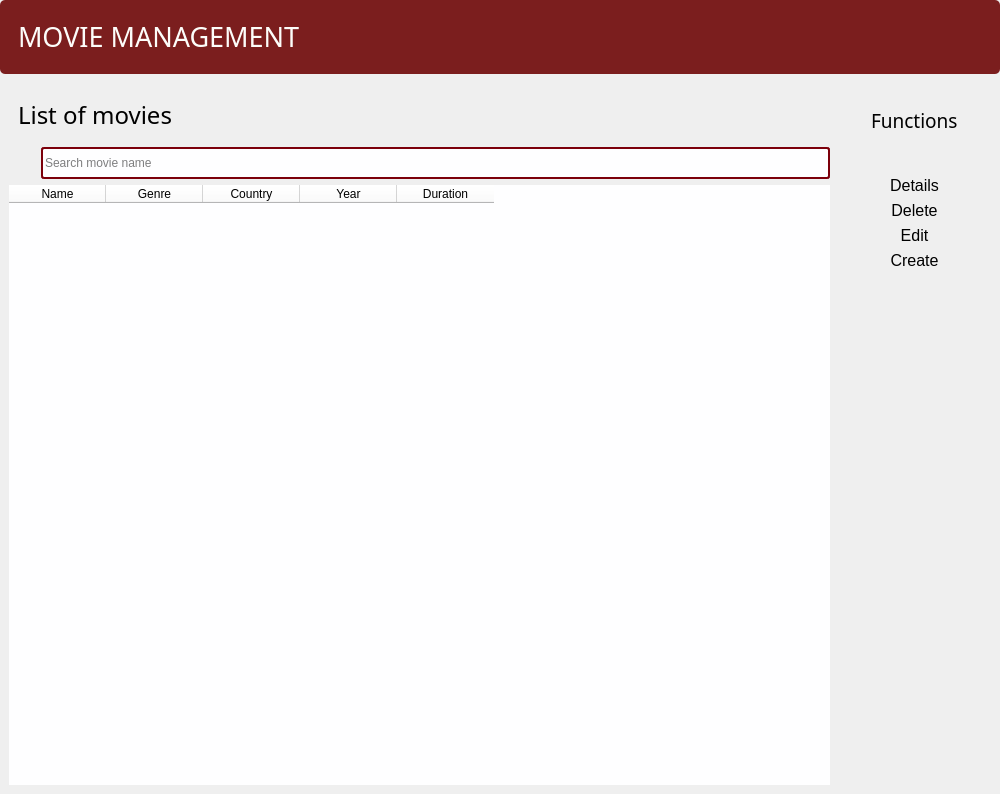
      <widget class="QWidget" name="tab_MovieManagement">
       <property name="minimumSize">
        <size>
         <width>1000</width>
         <height>650</height>
        </size>
       </property>
       <property name="styleSheet">
        <string notr="true"/>
       </property>
       <attribute name="icon">
        <iconset resource="../../utils/resources.qrc">
         <normaloff>:/Menu/images/icons_menu/cinema_ic.png</normaloff>:/Menu/images/icons_menu/cinema_ic.png</iconset>
       </attribute>
       <attribute name="title">
        <string/>
       </attribute>
       <layout class="QGridLayout" name="gridLayout_3">
        <property name="leftMargin">
         <number>0</number>
        </property>
        <property name="topMargin">
         <number>0</number>
        </property>
        <property name="rightMargin">
         <number>0</number>
        </property>
        <property name="bottomMargin">
         <number>0</number>
        </property>
        <property name="spacing">
         <number>0</number>
        </property>
        <item row="0" column="0">
         <widget class="QWidget" name="mainBody" native="true">
          <property name="sizePolicy">
           <sizepolicy hsizetype="Preferred" vsizetype="Preferred">
            <horstretch>0</horstretch>
            <verstretch>0</verstretch>
           </sizepolicy>
          </property>
          <property name="styleSheet">
           <string notr="true"/>
          </property>
          <layout class="QVBoxLayout" name="verticalLayout">
           <property name="spacing">
            <number>6</number>
           </property>
           <property name="sizeConstraint">
            <enum>QLayout::SetDefaultConstraint</enum>
           </property>
           <property name="leftMargin">
            <number>0</number>
           </property>
           <property name="topMargin">
            <number>0</number>
           </property>
           <property name="rightMargin">
            <number>0</number>
           </property>
           <property name="bottomMargin">
            <number>0</number>
           </property>
           <item>
            <widget class="QWidget" name="headerFrame" native="true">
             <property name="styleSheet">
              <string notr="true">background-color: rgb(123, 30, 30);
    border-radius: 5px;</string>
             </property>
             <layout class="QHBoxLayout" name="horizontalLayout_2">
              <property name="spacing">
               <number>0</number>
              </property>
              <property name="leftMargin">
               <number>9</number>
              </property>
              <property name="topMargin">
               <number>9</number>
              </property>
              <property name="rightMargin">
               <number>9</number>
              </property>
              <property name="bottomMargin">
               <number>10</number>
              </property>
              <item alignment="Qt::AlignLeft">
               <widget class="QWidget" name="widget_2" native="true">
                <layout class="QHBoxLayout" name="horizontalLayout_3">
                 <item>
                  <widget class="QLabel" name="appHeader">
                   <property name="font">
                    <font>
                     <family>Segoe UI Black</family>
                     <pointsize>20</pointsize>
                     <weight>10</weight>
                     <italic>false</italic>
                     <bold>false</bold>
                    </font>
                   </property>
                   <property name="styleSheet">
                    <string notr="true">font: 87 20pt &quot;Segoe UI Black&quot;;
color: rgb(253, 253, 250);</string>
                   </property>
                   <property name="text">
                    <string>MOVIE MANAGEMENT</string>
                   </property>
                  </widget>
                 </item>
                </layout>
               </widget>
              </item>
             </layout>
            </widget>
           </item>
           <item>
            <widget class="QWidget" name="mainFrame" native="true">
             <property name="sizePolicy">
              <sizepolicy hsizetype="Preferred" vsizetype="Preferred">
               <horstretch>0</horstretch>
               <verstretch>0</verstretch>
              </sizepolicy>
             </property>
             <property name="styleSheet">
              <string notr="true">border: None</string>
             </property>
             <layout class="QHBoxLayout" name="horizontalLayout_12">
              <property name="spacing">
               <number>5</number>
              </property>
              <property name="leftMargin">
               <number>0</number>
              </property>
              <property name="topMargin">
               <number>0</number>
              </property>
              <property name="rightMargin">
               <number>9</number>
              </property>
              <property name="bottomMargin">
               <number>0</number>
              </property>
              <item alignment="Qt::AlignTop">
               <widget class="QWidget" name="widget_5" native="true">
                <property name="minimumSize">
                 <size>
                  <width>0</width>
                  <height>0</height>
                 </size>
                </property>
                <layout class="QVBoxLayout" name="verticalLayout_6">
                 <item>
                  <widget class="QFrame" name="frame_5">
                   <property name="font">
                    <font>
                     <pointsize>12</pointsize>
                     <weight>75</weight>
                     <bold>true</bold>
                    </font>
                   </property>
                   <property name="frameShape">
                    <enum>QFrame::StyledPanel</enum>
                   </property>
                   <property name="frameShadow">
                    <enum>QFrame::Raised</enum>
                   </property>
                   <layout class="QHBoxLayout" name="horizontalLayout_13">
                    <item alignment="Qt::AlignLeft|Qt::AlignTop">
                     <widget class="QLabel" name="label_14">
                      <property name="font">
                       <font>
                        <family>Segoe UI Black</family>
                        <pointsize>18</pointsize>
                        <weight>10</weight>
                        <italic>false</italic>
                        <bold>false</bold>
                       </font>
                      </property>
                      <property name="styleSheet">
                       <string notr="true">font: 87 18pt &quot;Segoe UI Black&quot;;</string>
                      </property>
                      <property name="text">
                       <string>List of movies</string>
                      </property>
                     </widget>
                    </item>
                   </layout>
                  </widget>
                 </item>
                 <item alignment="Qt::AlignTop">
                  <widget class="QFrame" name="searchMoiveName">
                   <property name="minimumSize">
                    <size>
                     <width>190</width>
                     <height>0</height>
                    </size>
                   </property>
                   <property name="styleSheet">
                    <string notr="true"/>
                   </property>
                   <property name="frameShape">
                    <enum>QFrame::StyledPanel</enum>
                   </property>
                   <property name="frameShadow">
                    <enum>QFrame::Raised</enum>
                   </property>
                   <layout class="QHBoxLayout" name="horizontalLayout_54">
                    <property name="spacing">
                     <number>0</number>
                    </property>
                    <property name="leftMargin">
                     <number>0</number>
                    </property>
                    <property name="topMargin">
                     <number>0</number>
                    </property>
                    <property name="rightMargin">
                     <number>0</number>
                    </property>
                    <property name="bottomMargin">
                     <number>0</number>
                    </property>
                    <item>
                     <widget class="QLabel" name="label_54">
                      <property name="minimumSize">
                       <size>
                        <width>32</width>
                        <height>32</height>
                       </size>
                      </property>
                      <property name="maximumSize">
                       <size>
                        <width>32</width>
                        <height>32</height>
                       </size>
                      </property>
                      <property name="text">
                       <string/>
                      </property>
                      <property name="pixmap">
                       <pixmap resource="../../utils/resources.qrc">:/RedIcons/images/icons/RedIcons/search_ic.svg</pixmap>
                      </property>
                      <property name="scaledContents">
                       <bool>true</bool>
                      </property>
                     </widget>
                    </item>
                    <item>
                     <widget class="QLineEdit" name="lineEdit_6">
                      <property name="sizePolicy">
                       <sizepolicy hsizetype="Expanding" vsizetype="Preferred">
                        <horstretch>0</horstretch>
                        <verstretch>0</verstretch>
                       </sizepolicy>
                      </property>
                      <property name="minimumSize">
                       <size>
                        <width>0</width>
                        <height>25</height>
                       </size>
                      </property>
                      <property name="styleSheet">
                       <string notr="true">background-color: rgb(254, 254, 255);
font: 13pt &quot;Sans Serif Collection&quot;;
    border-radius: 3px;
    border: 2px solid #7c000b;</string>
                      </property>
                      <property name="placeholderText">
                       <string>Search movie name</string>
                      </property>
                     </widget>
                    </item>
                   </layout>
                  </widget>
                 </item>
                 <item>
                  <widget class="QTableWidget" name="tableWidget">
                   <property name="sizePolicy">
                    <sizepolicy hsizetype="Preferred" vsizetype="Preferred">
                     <horstretch>0</horstretch>
                     <verstretch>0</verstretch>
                    </sizepolicy>
                   </property>
                   <property name="minimumSize">
                    <size>
                     <width>600</width>
                     <height>600</height>
                    </size>
                   </property>
                   <property name="maximumSize">
                    <size>
                     <width>16777215</width>
                     <height>16777215</height>
                    </size>
                   </property>
                   <property name="styleSheet">
                    <string notr="true">background-color: rgb(254, 254, 255);
font: 75 bold 12pt &quot;MS Shell Dlg 2&quot;;</string>
                   </property>
                   <property name="inputMethodHints">
                    <set>Qt::ImhUppercaseOnly</set>
                   </property>
                   <property name="dragDropMode">
                    <enum>QAbstractItemView::NoDragDrop</enum>
                   </property>
                   <property name="columnCount">
                    <number>5</number>
                   </property>
                   <attribute name="horizontalHeaderDefaultSectionSize">
                    <number>97</number>
                   </attribute>
                   <column>
                    <property name="text">
                     <string>Name</string>
                    </property>
                   </column>
                   <column>
                    <property name="text">
                     <string>Genre</string>
                    </property>
                   </column>
                   <column>
                    <property name="text">
                     <string>Country</string>
                    </property>
                   </column>
                   <column>
                    <property name="text">
                     <string>Year</string>
                    </property>
                   </column>
                   <column>
                    <property name="text">
                     <string>Duration</string>
                    </property>
                   </column>
                  </widget>
                 </item>
                </layout>
               </widget>
              </item>
              <item>
               <widget class="QWidget" name="widget_6" native="true">
                <property name="minimumSize">
                 <size>
                  <width>0</width>
                  <height>500</height>
                 </size>
                </property>
                <property name="styleSheet">
                 <string notr="true">border: None</string>
                </property>
                <layout class="QVBoxLayout" name="verticalLayout_7">
                 <property name="rightMargin">
                  <number>15</number>
                 </property>
                 <item>
                  <widget class="QFrame" name="frame_14">
                   <property name="styleSheet">
                    <string notr="true">border: None</string>
                   </property>
                   <property name="frameShape">
                    <enum>QFrame::StyledPanel</enum>
                   </property>
                   <property name="frameShadow">
                    <enum>QFrame::Raised</enum>
                   </property>
                   <layout class="QHBoxLayout" name="horizontalLayout_18">
                    <item>
                     <widget class="QFrame" name="frame_6">
                      <property name="styleSheet">
                       <string notr="true">border: None</string>
                      </property>
                      <property name="frameShape">
                       <enum>QFrame::StyledPanel</enum>
                      </property>
                      <property name="frameShadow">
                       <enum>QFrame::Raised</enum>
                      </property>
                      <layout class="QHBoxLayout" name="horizontalLayout_14">
                       <item>
                        <widget class="QLabel" name="label_15">
                         <property name="font">
                          <font>
                           <family>Segoe UI Black</family>
                           <pointsize>14</pointsize>
                           <weight>10</weight>
                           <italic>false</italic>
                           <bold>false</bold>
                          </font>
                         </property>
                         <property name="styleSheet">
                          <string notr="true">font: 87 14pt &quot;Segoe UI Black&quot;;</string>
                         </property>
                         <property name="text">
                          <string>Functions</string>
                         </property>
                        </widget>
                       </item>
                      </layout>
                     </widget>
                    </item>
                   </layout>
                  </widget>
                 </item>
                 <item alignment="Qt::AlignTop">
                  <widget class="QFrame" name="frame_13">
                   <property name="styleSheet">
                    <string notr="true">border: None</string>
                   </property>
                   <property name="frameShape">
                    <enum>QFrame::StyledPanel</enum>
                   </property>
                   <property name="frameShadow">
                    <enum>QFrame::Raised</enum>
                   </property>
                   <layout class="QHBoxLayout" name="horizontalLayout_17">
                    <item>
                     <widget class="QFrame" name="frame_7">
                      <property name="styleSheet">
                       <string notr="true">border: None</string>
                      </property>
                      <property name="frameShape">
                       <enum>QFrame::StyledPanel</enum>
                      </property>
                      <property name="frameShadow">
                       <enum>QFrame::Raised</enum>
                      </property>
                      <layout class="QVBoxLayout" name="verticalLayout_8">
                       <item>
                        <widget class="QPushButton" name="pushButtonDetails">
                         <property name="font">
                          <font>
                           <pointsize>12</pointsize>
                          </font>
                         </property>
                         <property name="text">
                          <string>Details</string>
                         </property>
                         <property name="icon">
                          <iconset resource="../../utils/resources.qrc">
                           <normaloff>:/WhiteIcons/images/icons/WhiteIcons/details_ic.svg</normaloff>:/WhiteIcons/images/icons/WhiteIcons/details_ic.svg</iconset>
                         </property>
                         <property name="iconSize">
                          <size>
                           <width>32</width>
                           <height>32</height>
                          </size>
                         </property>
                        </widget>
                       </item>
                       <item>
                        <widget class="QPushButton" name="pushButtonDelete">
                         <property name="font">
                          <font>
                           <pointsize>12</pointsize>
                          </font>
                         </property>
                         <property name="text">
                          <string>Delete</string>
                         </property>
                         <property name="icon">
                          <iconset resource="../../utils/resources.qrc">
                           <normaloff>:/WhiteIcons/images/icons/WhiteIcons/delete_ic.svg</normaloff>:/WhiteIcons/images/icons/WhiteIcons/delete_ic.svg</iconset>
                         </property>
                         <property name="iconSize">
                          <size>
                           <width>32</width>
                           <height>32</height>
                          </size>
                         </property>
                        </widget>
                       </item>
                       <item>
                        <widget class="QPushButton" name="pushButtonEdit">
                         <property name="font">
                          <font>
                           <pointsize>12</pointsize>
                          </font>
                         </property>
                         <property name="layoutDirection">
                          <enum>Qt::LeftToRight</enum>
                         </property>
                         <property name="text">
                          <string>Edit</string>
                         </property>
                         <property name="icon">
                          <iconset resource="../../utils/resources.qrc">
                           <normaloff>:/WhiteIcons/images/icons/WhiteIcons/edit_ic.svg</normaloff>:/WhiteIcons/images/icons/WhiteIcons/edit_ic.svg</iconset>
                         </property>
                         <property name="iconSize">
                          <size>
                           <width>32</width>
                           <height>32</height>
                          </size>
                         </property>
                         <property name="checkable">
                          <bool>false</bool>
                         </property>
                        </widget>
                       </item>
                       <item>
                        <widget class="QPushButton" name="pushButtonCreate">
                         <property name="font">
                          <font>
                           <pointsize>12</pointsize>
                          </font>
                         </property>
                         <property name="text">
                          <string>Create</string>
                         </property>
                         <property name="icon">
                          <iconset resource="../../utils/resources.qrc">
                           <normaloff>:/WhiteIcons/images/icons/WhiteIcons/create_ic.svg</normaloff>:/WhiteIcons/images/icons/WhiteIcons/create_ic.svg</iconset>
                         </property>
                         <property name="iconSize">
                          <size>
                           <width>32</width>
                           <height>32</height>
                          </size>
                         </property>
                        </widget>
                       </item>
                      </layout>
                     </widget>
                    </item>
                   </layout>
                  </widget>
                 </item>
                 <item>
                  <spacer name="verticalSpacer">
                   <property name="orientation">
                    <enum>Qt::Vertical</enum>
                   </property>
                   <property name="sizeHint" stdset="0">
                    <size>
                     <width>20</width>
                     <height>40</height>
                    </size>
                   </property>
                  </spacer>
                 </item>
                 <item>
                  <widget class="QFrame" name="frame_15">
                   <property name="styleSheet">
                    <string notr="true">border: None</string>
                   </property>
                   <property name="frameShape">
                    <enum>QFrame::StyledPanel</enum>
                   </property>
                   <property name="frameShadow">
                    <enum>QFrame::Raised</enum>
                   </property>
                   <layout class="QHBoxLayout" name="horizontalLayout_19">
                    <item>
                     <widget class="QLabel" name="label_16">
                      <property name="maximumSize">
                       <size>
                        <width>50</width>
                        <height>50</height>
                       </size>
                      </property>
                      <property name="font">
                       <font>
                        <pointsize>12</pointsize>
                       </font>
                      </property>
                      <property name="text">
                       <string/>
                      </property>
                      <property name="pixmap">
                       <pixmap>C:/Users/Nhu Anh/.designer/images/Admin/UEL_Logo.png</pixmap>
                      </property>
                      <property name="scaledContents">
                       <bool>true</bool>
                      </property>
                     </widget>
                    </item>
                    <item>
                     <widget class="QLabel" name="label_22">
                      <property name="maximumSize">
                       <size>
                        <width>50</width>
                        <height>50</height>
                       </size>
                      </property>
                      <property name="text">
                       <string/>
                      </property>
                      <property name="pixmap">
                       <pixmap>C:/Users/Nhu Anh/.designer/images/Admin/FIS_Logo.png</pixmap>
                      </property>
                      <property name="scaledContents">
                       <bool>true</bool>
                      </property>
                     </widget>
                    </item>
                   </layout>
                  </widget>
                 </item>
                </layout>
               </widget>
              </item>
             </layout>
            </widget>
           </item>
          </layout>
         </widget>
        </item>
       </layout>
      </widget>
